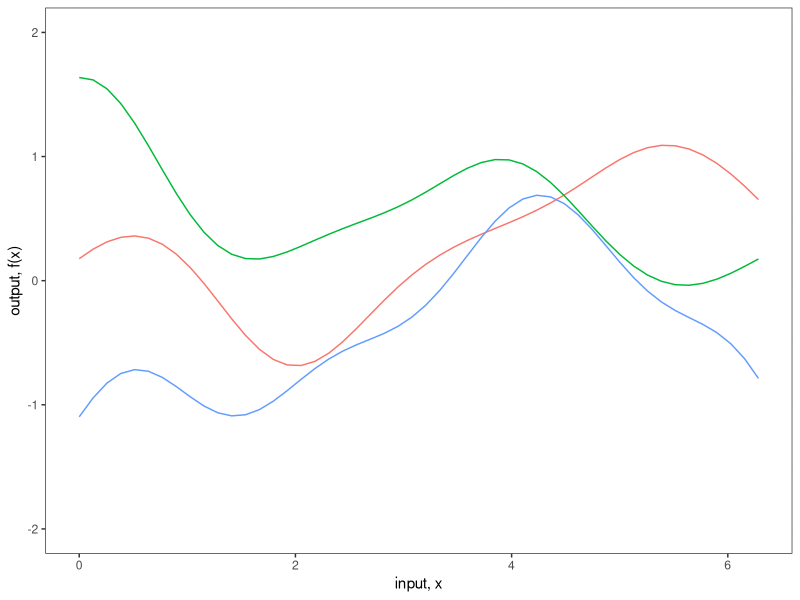
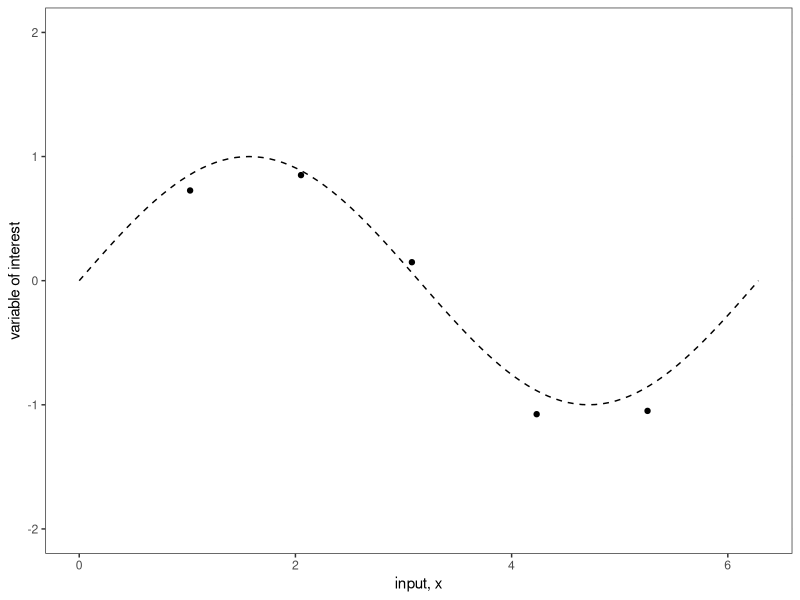
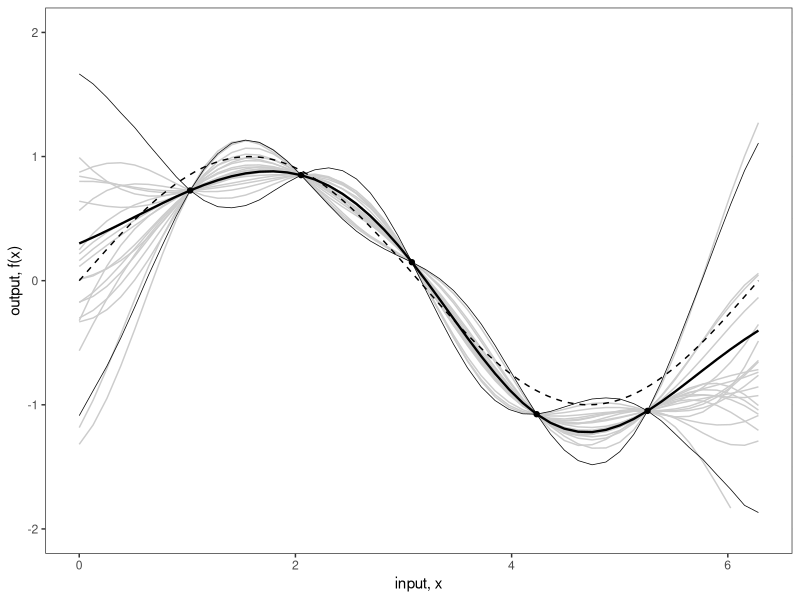
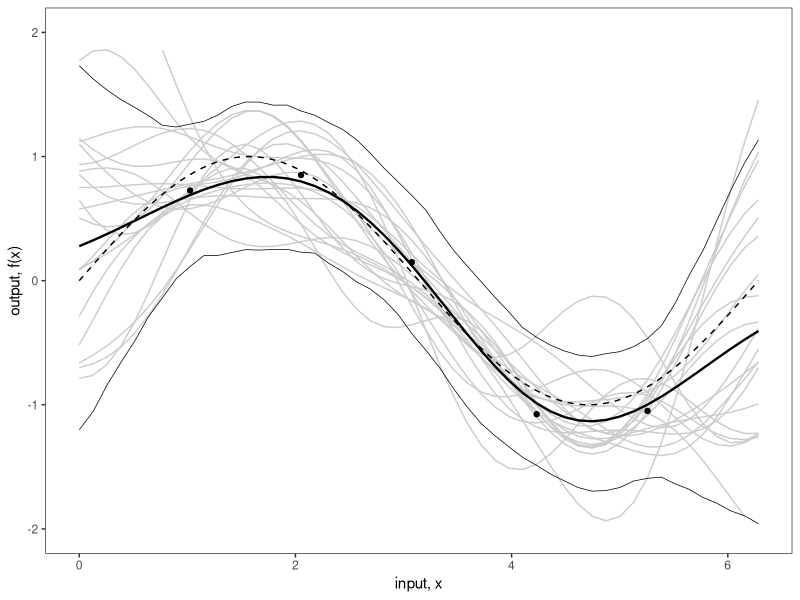
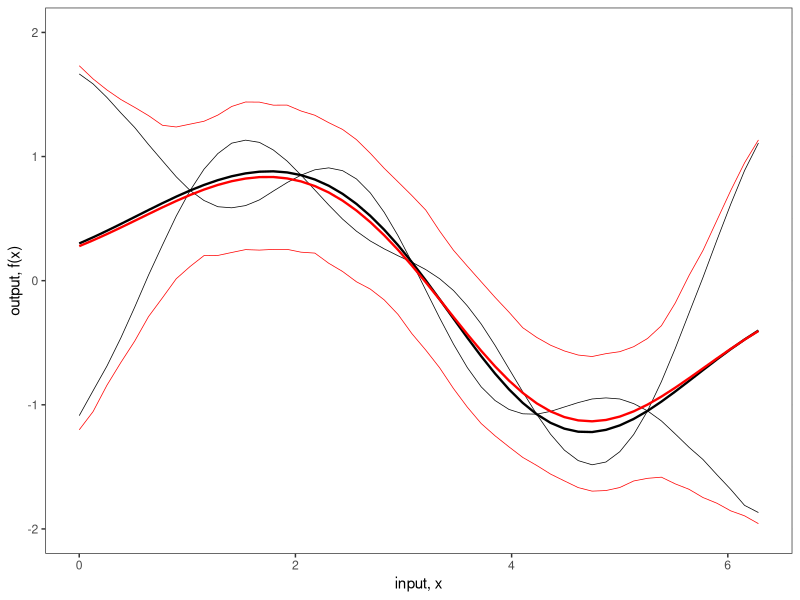
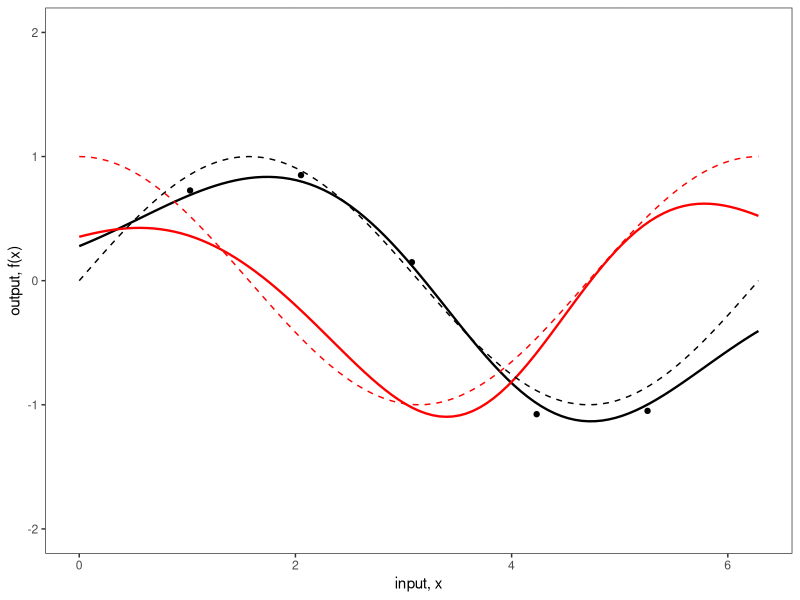

Recreate these plots in R, in order. (Note: this script raises an error after producing the figures.)
## ---- chunk 1
# Load in the required libraries for data manipulation
# and multivariate normal distribution
require(MASS)
require(plyr)
require(reshape2)
require(ggplot2)
## ---- chunk 2
x_pts_num <- 50
x_pts_num_s <- 10
## ---- chunk 3
# Parameters:
#	X1, X2 = vectors
# 	l = the scale length parameter
# Returns:
# 	a covariance matrix
calcSigma <- function(X1,X2,l=1) {
  Sigma <- matrix(rep(0, length(X1)*length(X2)), nrow=length(X1))
  for (i in 1:nrow(Sigma)) {
    for (j in 1:ncol(Sigma)) {
      Sigma[i,j] <- exp(-0.5*(abs(X1[i]-X2[j])/l)^2)
    }
  }
  return(Sigma)
}
x.star_s <- seq(0,2*pi, len=x_pts_num_s)
k.xsxs_s <- calcSigma(x.star_s,x.star_s)
## ---- chunk 4
# Utility function to print matrices in proper LaTeX format
print_mat <- function(mat) {
  n <- nrow(mat)
  c('\\begin{bmatrix}',
    paste0(sapply(seq_len(n - 1),
                  function(i) paste0(mat[i, ], collapse = ' & ')),
           ' \\\\'),
    paste0(mat[n, ], collapse = ' & '),
    '\\end{bmatrix}')
} 
## ---- chunk 5
writeLines(c('$$',
             print_mat(
               round(k.xsxs_s,3)
             ),
             '$$'))
## ---- chunk 6
# Parameters:
#	X1, X2 = vectors
# 	l = the scale length parameter
# Returns:
# 	a covariance matrix
calcSigma <- function(X1,X2,l=1) {
  Sigma <- matrix(rep(0, length(X1)*length(X2)), nrow=length(X1))
  for (i in 1:nrow(Sigma)) {
    for (j in 1:ncol(Sigma)) {
      Sigma[i,j] <- exp(-0.5*(abs(X1[i]-X2[j])/l)^2)
    }
  }
  return(Sigma)
}
x.star <- seq(0,2*pi, len=x_pts_num)
k.xsxs <- calcSigma(x.star,x.star)
## ---- chunk 7
# Generate a number of functions from the process
n.samples_s <- 3
values <- matrix(rep(0,length(x.star)*n.samples_s), ncol=n.samples_s)
for (i in 1:n.samples_s) {
  # Each column represents a sample from a multivariate normal distribution
  # with zero mean and covariance k.xsxs
  values[,i] <- mvrnorm(1, rep(0, length(x.star)), k.xsxs)
}
values <- cbind(x=x.star,as.data.frame(values))
values <- melt(values,id="x")
## ---- chunk 8
# Plot the result
fig2a <- ggplot(values,aes(x=x,y=value)) +
  geom_rect(xmin=-Inf, xmax=Inf, ymin=-2.25, ymax=2.25, fill="white") +
  geom_line(aes(color=variable), show.legend = FALSE) +
  theme_bw() +
  scale_y_continuous(lim=c(-2,2), name="output, f(x)") +
  xlab("input, x")
fig2a
## ---- chunk 9
n <- 5
## ---- chunk 10
real_life_process <- function(x){
  sin(x)
}
## ---- chunk 11

# control_inputs <- matrix(seq(1,2*pi-1,len=n), ncol = 1)
control_inputs <- matrix(c(1.0258262, 2.0516523, 3.0774785, 4.2315330, 5.2573591), ncol = 1)

var_meas_err <- 0.01
obs_errors <- matrix(rnorm(n,0,sd = sqrt(var_meas_err)), ncol=1)

zeta <- real_life_process(control_inputs)
obs <- as.matrix(zeta, ncol=1) + obs_errors

f <- data.frame(x=control_inputs,
                y=obs)
colnames(f) <- c("control_inputs", "obs")
## ---- chunk 12
# Plot the result
fig <- ggplot(f, aes(control_inputs, obs)) +
  geom_rect(xmin=-Inf, xmax=Inf, ymin=-2.25, ymax=2.25, fill="white") + 
  geom_point() +
  geom_function(fun = function(x) sin(x), linetype="dashed") +
  xlab("input, x") +
  xlim(0,2*pi) +
  scale_y_continuous(lim=c(-2,2), name="variable of interest") +
  theme_bw()
fig
## ---- chunk 13
x <- f$control_inputs
k.xx.no_noise <- calcSigma(x,x)
k.xxs <- calcSigma(x,x.star)
k.xsx <- calcSigma(x.star,x)
# k.xsxs <- calcSigma(x.star,x.star)
## ---- chunk 14
f.star.bar.no_noise <- k.xsx%*%solve(k.xx.no_noise)%*%f$obs
cov.f.star.no_noise <- k.xsxs - k.xsx%*%solve(k.xx.no_noise)%*%k.xxs
## ---- chunk 15
n.samples_m <- 20
## ---- chunk 16
values <- matrix(rep(0,length(x.star)*n.samples_m), ncol=n.samples_m)
for (i in 1:n.samples_m) {
  values[,i] <- mvrnorm(1, f.star.bar.no_noise, cov.f.star.no_noise)
}
values <- cbind(x=x.star,as.data.frame(values))
values <- melt(values,id="x")
## ---- chunk 17
n.samples <- 1000
values_l <- matrix(rep(0,length(x.star)*n.samples), ncol=n.samples)
for (i in 1:n.samples) {
  values_l[,i] <- mvrnorm(1, f.star.bar.no_noise, cov.f.star.no_noise)
}
values_l <- cbind(x=x.star,as.data.frame(values_l))
values_l <- melt(values_l,id="x")
## ---- chunk 18
post_summ.no_noise <- data.frame(x.star, f.star.bar.no_noise, rep(NA, length(x.star)), rep(NA, length(x.star)))
colnames(post_summ.no_noise) <- c("x.star", "f.star.bar.no_noise", "lower", "upper")
for (i in 1:length(x.star)) {
  post_summ.no_noise[i, 3] <- quantile(values_l[seq(i, length(x.star)*n.samples, by=length(x.star)),3], 0.025)
}
for (i in 1:length(x.star)) {
  post_summ.no_noise[i, 4] <- quantile(values_l[seq(i, length(x.star)*n.samples, by=length(x.star)),3], 0.975)
}
## ---- chunk 19
fig2b <- ggplot(values,aes(x=x,y=value)) +
  geom_rect(xmin=-Inf, xmax=Inf, ymin=-2.25, ymax=2.25, fill="white") +
  geom_line(aes(group=variable), colour="grey80") + 
  geom_line(data=values_l, aes(x=rep(x.star,n.samples), y=rep(f.star.bar.no_noise,n.samples)),colour="black", linewidth=0.8) +
  geom_point(data=f,aes(x=control_inputs,y=obs)) +
  geom_line(data=post_summ.no_noise,aes(x=x.star,y=lower), colour="black", linewidth=0.25) +
  geom_line(data=post_summ.no_noise,aes(x=x.star,y=upper), colour="black", linewidth=0.25) +
  theme_bw() +
  scale_y_continuous(lim=c(-2,2), name="output, f(x)") +
  xlab("input, x") +
  geom_function(fun = function(x) sin(x), colour="black", linetype="dashed")
fig2b
## ---- chunk 20
obs_noise <- 0.1
## ---- chunk 21
k.xx.noise <- k.xx.no_noise + obs_noise * diag(1, ncol(k.xx.no_noise))
## ---- chunk 22
f.star.bar.noise <- k.xsx%*%solve(k.xx.noise)%*%f$obs
cov.f.star.noise <- k.xsxs - k.xsx%*%solve(k.xx.noise)%*%k.xxs
## ---- chunk 23
values <- matrix(rep(0,length(x.star)*n.samples_m), ncol=n.samples_m)
for (i in 1:n.samples_m) {
  values[,i] <- mvrnorm(1, f.star.bar.noise, cov.f.star.noise)
}
values <- cbind(x=x.star,as.data.frame(values))
values <- melt(values,id="x")
## ---- chunk 24
n.samples <- 1000
values_l <- matrix(rep(0,length(x.star)*n.samples), ncol=n.samples)
for (i in 1:n.samples) {
  values_l[,i] <- mvrnorm(1, f.star.bar.noise, cov.f.star.noise)
}
values_l <- cbind(x=x.star,as.data.frame(values_l))
values_l <- melt(values_l,id="x")
## ---- chunk 25
post_summ.noise <- data.frame(x.star, f.star.bar.noise, rep(NA, length(x.star)), rep(NA, length(x.star)))
colnames(post_summ.noise) <- c("x.star", "f.star.bar.noise", "lower", "upper")
for (i in 1:length(x.star)) {
  post_summ.noise[i, 3] <- quantile(values_l[seq(i, length(x.star)*n.samples, by=length(x.star)),3], 0.025)
}
for (i in 1:length(x.star)) {
  post_summ.noise[i, 4] <- quantile(values_l[seq(i, length(x.star)*n.samples, by=length(x.star)),3], 0.975)
}
## ---- chunk 26
fig2b <- ggplot(values,aes(x=x,y=value)) +
  geom_rect(xmin=-Inf, xmax=Inf, ymin=-2.25, ymax=2.25, fill="white") +
  geom_line(aes(group=variable), colour="grey80") + 
  geom_line(data=values_l, aes(x=rep(x.star,n.samples), y=rep(f.star.bar.noise,n.samples)),colour="black", linewidth=0.8) +
  geom_point(data=f,aes(x=control_inputs,y=obs)) +
  geom_line(data=post_summ.noise,aes(x=x.star,y=lower), colour="black", linewidth=0.25) +
  geom_line(data=post_summ.noise,aes(x=x.star,y=upper), colour="black", linewidth=0.25) +
  theme_bw() +
  scale_y_continuous(lim=c(-2,2), name="output, f(x)") +
  xlab("input, x") +
  geom_function(fun = function(x) sin(x), colour="black", linetype="dashed") 
# +
  # geom_errorbar(data=f,aes(x=control_inputs,y=NULL,ymin=obs-2*sqrt(obs_noise), ymax=obs+2*sqrt(obs_noise)), width=0.2)
fig2b
## ---- chunk 27
fig2b <- ggplot(values,aes(x=x,y=value)) +
  geom_rect(xmin=-Inf, xmax=Inf, ymin=-2.25, ymax=2.25, fill="white") + 
  geom_line(data=values_l, aes(x=rep(x.star,n.samples), y=rep(f.star.bar.no_noise,n.samples)),colour="black", linewidth=0.8) +
  geom_line(data=post_summ.no_noise,aes(x=x.star,y=lower), colour="black", linewidth=0.25) +
  geom_line(data=post_summ.no_noise,aes(x=x.star,y=upper), colour="black", linewidth=0.25) +
  theme_bw() + 
  geom_line(data=values_l, aes(x=rep(x.star,n.samples), y=rep(f.star.bar.noise,n.samples)),colour="red", linewidth=0.8) +
  geom_line(data=post_summ.noise,aes(x=x.star,y=lower), colour="red", linewidth=0.25) +
  geom_line(data=post_summ.noise,aes(x=x.star,y=upper), colour="red", linewidth=0.25) +
  theme_bw() +
  scale_y_continuous(lim=c(-2,2), name="output, f(x)") +
  xlab("input, x")
fig2b
## ---- chunk 28
alpha <- solve(k.xx.noise) %*% f$obs
## ---- chunk 29
alpha1 <- alpha[1]
alpha2 <- alpha[2]
alpha3 <- alpha[3]
alpha4 <- alpha[4]
alpha5 <- alpha[5]
ci1 <- control_inputs[1]
ci2 <- control_inputs[2]
ci3 <- control_inputs[3]
ci4 <- control_inputs[4]
ci5 <- control_inputs[5]
mf <- expression(
  alpha1 * exp(-0.5*((ci1-x)/l)^2) +
    alpha2 * exp(-0.5*((ci2-x)/l)^2) +
    alpha3 * exp(-0.5*((ci3-x)/l)^2) +
    alpha4 * exp(-0.5*((ci4-x)/l)^2) +
    alpha5 * exp(-0.5*((ci5-x)/l)^2))
D(mf, 'x')
## ---- chunk 30
l <- 1
fig2d <- ggplot(values,aes(x=x,y=value)) +
  geom_rect(xmin=-Inf, xmax=Inf, ymin=-2.25, ymax=2.25, fill="white") +
  geom_function(fun = function(x) 
    alpha[1] * exp(-0.5*((control_inputs[1]-x)/l)^2) +
      alpha[2] * exp(-0.5*((control_inputs[2]-x)/l)^2) +
      alpha[3] * exp(-0.5*((control_inputs[3]-x)/l)^2) +
      alpha[4] * exp(-0.5*((control_inputs[4]-x)/l)^2) +
      alpha[5] * exp(-0.5*((control_inputs[5]-x)/l)^2),
    colour="black", linewidth=0.8) +
  geom_function(fun = function(x)
    alpha1 * (exp(-0.5 * ((ci1 - x)/l)^2) * (0.5 * (2 * (1/l * ((ci1 - x)/l))))) + 
      alpha2 * (exp(-0.5 * ((ci2 - x)/l)^2) * (0.5 * (2 * (1/l * ((ci2 - x)/l))))) + 
      alpha3 * (exp(-0.5 * ((ci3 - x)/l)^2) * (0.5 * (2 * (1/l * ((ci3 - x)/l))))) + 
      alpha4 * (exp(-0.5 * ((ci4 - x)/l)^2) * (0.5 * (2 * (1/l * ((ci4 - x)/l))))) + 
      alpha5 * (exp(-0.5 * ((ci5 - x)/l)^2) * (0.5 * (2 * (1/l * ((ci5 - x)/l))))),
    colour="red", linewidth=0.8) +
  geom_function(fun = function(x) sin(x), colour="black", linetype="dashed") +
  geom_function(fun = function(x) cos(x), colour="red", linetype="dashed") +
  geom_point(data=f,aes(x=control_inputs,y=obs)) +
  theme_bw() +
  scale_y_continuous(lim=c(-2,2), name="output, f(x)") +
  xlab("input, x")
fig2d
## ---- chunk 31
Df1_x1 <- function(x1, x2){
  (1/2)*(100 - x1^2 - x2^2)^(-1/2) * (-2*x1)
}
Df1_x2 <- function(x1, x2){
  (1/2)*(100 - x1^2 - x2^2)^(-1/2) * (-2*x2)
}
## ---- chunk 32
library(dplyr)
## ---- chunk 33
n_vector_field_1 <- vector_field_1
for (i in 1:36) {
  n_vector_field_1$vx1[i] <- vector_field_1$vx1[i] / sqrt((vector_field_1$vx1[i])^2 + (vector_field_1$vx2[i])^2)
}
for (i in 1:36) {
  n_vector_field_1$vx2[i] <- vector_field_1$vx2[i] / sqrt((vector_field_1$vx1[i])^2 + (vector_field_1$vx2[i])^2)
}
## ---- chunk 34
n_vector_field_1 <- n_vector_field_1 %>% replace(is.na(.), 0)
## ---- chunk 35
Df2_x1 <- function(x1, x2){
  (1/2)*(100 - x1^2 - x2^2)^(-1/2) * (-2*x1)
}
Df2_x2 <- function(x1, x2){
  (1/2)*(100 - x1^2 - x2^2)^(-1/2) * (-2*x2)
}
## ---- chunk 36
normal_vector_field_1 <- vector_field_1
colnames(normal_vector_field_1) <- c("x1", "x2", "nvx1", "nvx2")
normal_vector_field_1$nvx1 <- vector_field_1$vx1 / sqrt((vector_field_1$vx1)^2 + (vector_field_1$vx2)^2)
normal_vector_field_1$nvx2 <- vector_field_1$vx2 / sqrt((vector_field_1$vx1)^2 + (vector_field_1$vx2)^2) 
normal_vector_field_1 <- replace(normal_vector_field_1, is.na(normal_vector_field_1), 0)
## ---- chunk 37
normal_vector_field_2 <- vector_field_2
colnames(normal_vector_field_2) <- c("x1", "x2", "nvx1", "nvx2")
normal_vector_field_2$nvx1 <- vector_field_2$vx1 / sqrt((vector_field_2$vx1)^2 + (vector_field_2$vx2)^2)
normal_vector_field_2$nvx2 <- vector_field_2$vx2 / sqrt((vector_field_2$vx1)^2 + (vector_field_2$vx2)^2) 
normal_vector_field_2 <- replace(normal_vector_field_2, is.na(normal_vector_field_2), 0)
## ---- chunk 38
abs(normal_vector_field_1$nvx1 * normal_vector_field_2$nvx1 + normal_vector_field_1$nvx2 * normal_vector_field_2$nvx2)
## ---- chunk 39
measure_1 <- sum(abs(normal_vector_field_1$nvx1 * normal_vector_field_2$nvx1 + normal_vector_field_1$nvx2 * normal_vector_field_2$nvx2)) /
  length(vector_field_1$x1)
## ---- chunk 40
Df2_x1 <- function(x1, x2){
  (1/2)*(100 - (x1-5)^2 - x2^2)^(-1/2) * (-2*(x1-5))
}
Df2_x2 <- function(x1, x2){
  (1/2)*(100 - (x1-5)^2 - x2^2)^(-1/2) * (-2*x2)
}
## ---- chunk 41
normal_vector_field_1 <- vector_field_1
colnames(normal_vector_field_1) <- c("x1", "x2", "nvx1", "nvx2")
normal_vector_field_1$nvx1 <- vector_field_1$vx1 / sqrt((vector_field_1$vx1)^2 + (vector_field_1$vx2)^2)
normal_vector_field_1$nvx2 <- vector_field_1$vx2 / sqrt((vector_field_1$vx1)^2 + (vector_field_1$vx2)^2) 
normal_vector_field_1 <- replace(normal_vector_field_1, is.na(normal_vector_field_1), 0)
## ---- chunk 42
normal_vector_field_2 <- vector_field_2
colnames(normal_vector_field_2) <- c("x1", "x2", "nvx1", "nvx2")
normal_vector_field_2$nvx1 <- vector_field_2$vx1 / sqrt((vector_field_2$vx1)^2 + (vector_field_2$vx2)^2)
normal_vector_field_2$nvx2 <- vector_field_2$vx2 / sqrt((vector_field_2$vx1)^2 + (vector_field_2$vx2)^2) 
normal_vector_field_2 <- replace(normal_vector_field_2, is.na(normal_vector_field_2), 0)
## ---- chunk 43
abs(normal_vector_field_1$nvx1 * normal_vector_field_2$nvx1 + normal_vector_field_1$nvx2 * normal_vector_field_2$nvx2)
## ---- chunk 44
measure_2 <- sum(abs(normal_vector_field_1$nvx1 * normal_vector_field_2$nvx1 + normal_vector_field_1$nvx2 * normal_vector_field_2$nvx2)) /
  length(vector_field_1$x1)
## ---- chunk 45
Df2_x1 <- function(x1, x2){
  (1/2)*(100 - x1^2 - (x2-5)^2)^(-1/2) * (-2*x1)
}
Df2_x2 <- function(x1, x2){
  (1/2)*(100 - x1^2 - (x2-5)^2)^(-1/2) * (-2*(x2-5))
}
## ---- chunk 46
normal_vector_field_1 <- vector_field_1
colnames(normal_vector_field_1) <- c("x1", "x2", "nvx1", "nvx2")
normal_vector_field_1$nvx1 <- vector_field_1$vx1 / sqrt((vector_field_1$vx1)^2 + (vector_field_1$vx2)^2)
normal_vector_field_1$nvx2 <- vector_field_1$vx2 / sqrt((vector_field_1$vx1)^2 + (vector_field_1$vx2)^2) 
normal_vector_field_1 <- replace(normal_vector_field_1, is.na(normal_vector_field_1), 0)
## ---- chunk 47
normal_vector_field_2 <- vector_field_2
colnames(normal_vector_field_2) <- c("x1", "x2", "nvx1", "nvx2")
normal_vector_field_2$nvx1 <- vector_field_2$vx1 / sqrt((vector_field_2$vx1)^2 + (vector_field_2$vx2)^2)
normal_vector_field_2$nvx2 <- vector_field_2$vx2 / sqrt((vector_field_2$vx1)^2 + (vector_field_2$vx2)^2) 
normal_vector_field_2 <- replace(normal_vector_field_2, is.na(normal_vector_field_2), 0)
## ---- chunk 48
abs(normal_vector_field_1$nvx1 * normal_vector_field_2$nvx1 + normal_vector_field_1$nvx2 * normal_vector_field_2$nvx2)
## ---- chunk 49
measure_3 <- sum(abs(normal_vector_field_1$nvx1 * normal_vector_field_2$nvx1 + normal_vector_field_1$nvx2 * normal_vector_field_2$nvx2)) /
  length(vector_field_1$x1)
## ---- chunk 50
Df2_x1 <- function(x1, x2){
  (1/2)*(100 - (x1-5)^2 - (x2-5)^2)^(-1/2) * (-2*(x1-5))
}
Df2_x2 <- function(x1, x2){
  (1/2)*(100 - (x1-5)^2 - (x2-5)^2)^(-1/2) * (-2*(x2-5))
}
## ---- chunk 51
normal_vector_field_1 <- vector_field_1
colnames(normal_vector_field_1) <- c("x1", "x2", "nvx1", "nvx2")
normal_vector_field_1$nvx1 <- vector_field_1$vx1 / sqrt((vector_field_1$vx1)^2 + (vector_field_1$vx2)^2)
normal_vector_field_1$nvx2 <- vector_field_1$vx2 / sqrt((vector_field_1$vx1)^2 + (vector_field_1$vx2)^2) 
normal_vector_field_1 <- replace(normal_vector_field_1, is.na(normal_vector_field_1), 0)
## ---- chunk 52
normal_vector_field_2 <- vector_field_2
colnames(normal_vector_field_2) <- c("x1", "x2", "nvx1", "nvx2")
normal_vector_field_2$nvx1 <- vector_field_2$vx1 / sqrt((vector_field_2$vx1)^2 + (vector_field_2$vx2)^2)
normal_vector_field_2$nvx2 <- vector_field_2$vx2 / sqrt((vector_field_2$vx1)^2 + (vector_field_2$vx2)^2) 
normal_vector_field_2 <- replace(normal_vector_field_2, is.na(normal_vector_field_2), 0)
## ---- chunk 53
abs(normal_vector_field_1$nvx1 * normal_vector_field_2$nvx1 + normal_vector_field_1$nvx2 * normal_vector_field_2$nvx2)
## ---- chunk 54
measure_4 <- sum(abs(normal_vector_field_1$nvx1 * normal_vector_field_2$nvx1 + normal_vector_field_1$nvx2 * normal_vector_field_2$nvx2)) /
  length(vector_field_1$x1)
## ---- chunk 55
# Data
x <- -10:10
y <- -10:10
z_f <- sqrt(100 - outer(x ^ 2, y ^ 2, "+"))

contour(x, y, z_f, xlim = c(0,5), ylim = c(0,5), nlevels = 50)

# Data
z_g <- sqrt(100 - outer(x ^ 2, y ^ 2, "+")) + 5 - 5

contour(x, y, z_g, xlim = c(0,5), ylim = c(0,5), nlevels = 50)
## ---- chunk 56
# Data
x <- -10:10
y <- -10:10
z_f <- sqrt(100 - outer(x ^ 2, y ^ 2, "+"))

contour(x, y, z_f, xlim = c(0,5), ylim = c(0,5), nlevels = 50)

# Data
z_g <- sqrt(100 - outer((x-5) ^ 2, y ^ 2, "+")) + 5 - 5

contour(x, y, z_g, xlim = c(0,5), ylim = c(0,5), nlevels = 50)
## ---- chunk 57
# Data
x <- -10:10
y <- -10:10
z_f <- sqrt(100 - outer(x ^ 2, y ^ 2, "+"))

contour(x, y, z_f, xlim = c(0,5), ylim = c(0,5), nlevels = 50)

# Data
z_g <- sqrt(100 - outer(x ^ 2, (y-5) ^ 2, "+")) + 5 - 5

contour(x, y, z_g, xlim = c(0,5), ylim = c(0,5), nlevels = 50)
## ---- chunk 58
# Data
x <- -10:10
y <- -10:10
z_f <- sqrt(100 - outer(x ^ 2, y ^ 2, "+"))

contour(x, y, z_f, xlim = c(0,5), ylim = c(0,5), nlevels = 50, labcex=1, xlab="x1", ylab="x2")

# Data
z_g <- sqrt(100 - outer((x-5) ^ 2, (y-5) ^ 2, "+")) + 5 - 5

contour(x, y, z_g, xlim = c(0,5), ylim = c(0,5), nlevels = 50, labcex=1, xlab="x1", ylab="x2")
